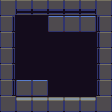

A 2D game scene composited from a Tiled map and its tileset images. What follows is a short description and the map's XML, with each tile layer's data collapsed to a summary:
An orthogonal 7x7 tile map with 16x16 px tiles, 2 tile layers (background, blocked).

<map version="1.0" orientation="orthogonal" width="7" height="7" tilewidth="16" tileheight="16">
 <tileset firstgid="1" name="tileset" tilewidth="16" tileheight="16">
  <image source="tileset.png" width="128" height="64" />
 </tileset>
 <layer name="background" width="7" height="7">
  <data>[49 cells, 49 non-empty, 1 distinct tile ids]</data>
 </layer>
 <layer name="blocked" width="7" height="7">
  <data>[49 cells, 29 non-empty, 9 distinct tile ids]</data>
 </layer>
</map>